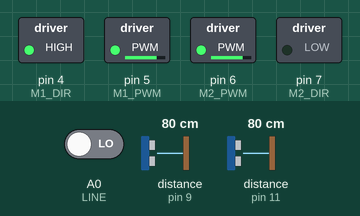
Recording of a sketch running on a simulated Arduino Uno, built with avr-gcc and run on an emulated ATmega328P. Parts: switched loads named in the sketch (green lamp = pin HIGH). Wiring (inferred from the names in the program): 2 × ultrasonic range finder: trigger pin 8, echo pin 9 / trigger pin 10, echo pin 11. Dashed ring = blinking. The inputs (shaded band) are chosen by the test bench; at power-on: A0 (LINE) LOW, distance to the obstacle (sensors on pin 9, pin 11) 80 cm. The echo pulse lasts 58.3 µs per cm; pins used as bus, display or sensor lines are not drawn.

Above: at 1.2 s.
1.3 s: A0 (LINE) driven HIGH
At 1.45 s:
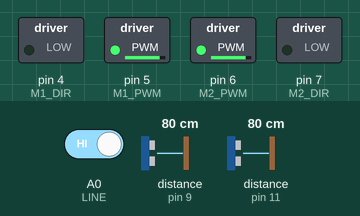
4.3 s: A0 (LINE) driven LOW
At 5.1 s:
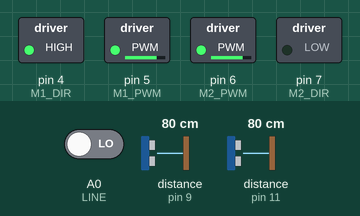
5.8 s: distance to the obstacle (sensor on pin 9) set to 34 cm
7.3 s: distance to the obstacle (sensor on pin 9) set to 28 cm
At 7.9 s:
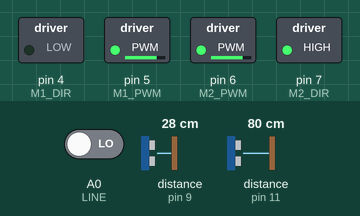
8.8 s: distance to the obstacle (sensor on pin 11) set to 34 cm
10.3 s: distance to the obstacle (sensor on pin 11) set to 28 cm
At 11.2 s:
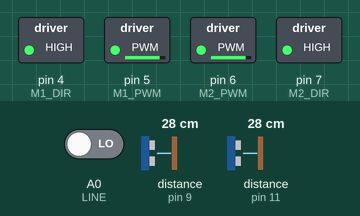
Timing chart, 0 to 12.8 s (numbered marks = the images above; inputs shaded):
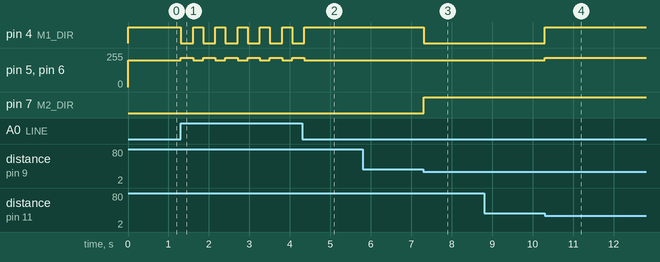

Measured:
- the behaviour switches between 31 and 30 cm on distance to the obstacle (sensor on pin 9) (found by bisection; images 2 and 3)
- the behaviour switches between 31 and 30 cm on distance to the obstacle (sensor on pin 11) (found by bisection; images 3 and 4)
- after the input at 1.3 s, pin 4 (M1_DIR): alternates HIGH for 0.25 s and LOW for 0.30 s, starting at once; pin 5 (M1_PWM), pin 6 (M2_PWM): alternates 220/255 for 0.30 s and 200/255 for 0.25 s, starting at once
- after the input at 4.3 s, pin 4 (M1_DIR): goes on until 4.4 s, then stays HIGH; pin 5 (M1_PWM), pin 6 (M2_PWM): goes on until 4.4 s, then stays 200/255
- after the input at 5.8 s, every drawn part: stays the same
- after the input at 7.3 s, pin 4 (M1_DIR): HIGH → LOW at once; pin 7 (M2_DIR): LOW → HIGH at once
- after the input at 8.8 s, every drawn part: stays the same
- after the input at 10.3 s, pin 4 (M1_DIR): LOW → HIGH at once; pin 5 (M1_PWM), pin 6 (M2_PWM): 200/255 → 220/255 at once

The sketch:

sumo_bot.ino
```cpp
// ===== SUMO BOT — Cytron MDD3A + 2x HC-SR04 + 1x TCRT5000 =====
// ngl idk if this will work perfectly, pulled most of this from an older bot build
// MDD3A: each channel = 1 PWM pin + 1 DIR pin

// --- Motor driver (Cytron MDD3A) ---
#define M1_PWM 5
#define M1_DIR 4
#define M2_PWM 6
#define M2_DIR 7

// --- Ultrasonics (opponent detection) ---
#define TRIG_L 8
#define ECHO_L 9
#define TRIG_R 10
#define ECHO_R 11

// --- Line sensor (edge of ring) — TCRT5000 digital out ---
#define LINE A0
#define LINE_DIGITAL true        // true if using D0 pin, false if analog A0
#define LINE_THRESHOLD 500       // for analog mode only

#define SPEED       220   // 0-255
#define TURN_SPEED  200
#define DETECT_CM   30    // if enemy is inside this range we go for it

void setup() {
  pinMode(M1_PWM, OUTPUT); pinMode(M1_DIR, OUTPUT);
  pinMode(M2_PWM, OUTPUT); pinMode(M2_DIR, OUTPUT);
  pinMode(TRIG_L, OUTPUT); pinMode(ECHO_L, INPUT);
  pinMode(TRIG_R, OUTPUT); pinMode(ECHO_R, INPUT);
  pinMode(LINE, INPUT);
  //delay(5000);   // comp rule start delay, don't remove
}

void loop() {
  // 1) top priority: don't yeet off the ring
  if (onEdge()) { backThenTurn(); return; }

  // 2) try to find and smack opponent
  long dL = readUS(TRIG_L, ECHO_L);
  long dR = readUS(TRIG_R, ECHO_R);
  bool seeL = (dL > 0 && dL < DETECT_CM);
  bool seeR = (dR > 0 && dR < DETECT_CM);

  if (seeL && seeR)   forward(SPEED);     // straight ahead -> full send
  else if (seeL)      pivotLeft();
  else if (seeR)      pivotRight();
  else                search();            // 3) no target, spin hunt
}

// ---------- Sensors ----------
bool onEdge() {
  if (LINE_DIGITAL) return digitalRead(LINE) == HIGH;  // if backwards/inverted, flip HIGH/LOW
  return analogRead(LINE) < LINE_THRESHOLD;            // white line should read lower reflectance
}

long readUS(int trig, int echo) {
  digitalWrite(trig, LOW);  delayMicroseconds(2);
  digitalWrite(trig, HIGH); delayMicroseconds(10);
  digitalWrite(trig, LOW);
  long dur = pulseIn(echo, HIGH, 12000);  // timeout so we don't hang forever
  if (dur == 0) return -1;
  return dur * 0.0343 / 2;
}

// ---------- Movement (MDD3A: DIR sets direction, PWM sets speed) ----------
void drive(int lSpeed, int lDir, int rSpeed, int rDir) {
  digitalWrite(M1_DIR, lDir); analogWrite(M1_PWM, lSpeed);
  digitalWrite(M2_DIR, rDir); analogWrite(M2_PWM, rSpeed);
}
void forward(int s)   { drive(s, HIGH, s, HIGH); }
void backward(int s)  { drive(s, LOW,  s, LOW);  }
void pivotLeft()      { drive(TURN_SPEED, LOW,  TURN_SPEED, HIGH); }
void pivotRight()     { drive(TURN_SPEED, HIGH, TURN_SPEED, LOW);  }
void stopMotors()     { analogWrite(M1_PWM, 0); analogWrite(M2_PWM, 0); }

void backThenTurn() {
  // quick reverse + turn to get away from edge
  backward(SPEED); delay(300);
  pivotRight();    delay(250);
}

void search() {
  // simple spin search for now, might tune this later
  pivotRight();
}
```
